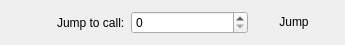
<?xml version="1.0" encoding="UTF-8"?>
<ui version="4.0">
 <class>JumpWidget</class>
 <widget class="QWidget" name="JumpWidget">
  <property name="geometry">
   <rect>
    <x>0</x>
    <y>0</y>
    <width>345</width>
    <height>35</height>
   </rect>
  </property>
  <property name="sizePolicy">
   <sizepolicy hsizetype="Preferred" vsizetype="Fixed">
    <horstretch>0</horstretch>
    <verstretch>0</verstretch>
   </sizepolicy>
  </property>
  <property name="windowTitle">
   <string>Form</string>
  </property>
  <property name="autoFillBackground">
   <bool>false</bool>
  </property>
  <layout class="QVBoxLayout" name="verticalLayout">
   <item>
    <layout class="QHBoxLayout" name="horizontalLayout">
     <item>
      <widget class="QPushButton" name="cancelButton">
       <property name="text">
        <string/>
       </property>
       <property name="icon">
        <iconset resource="../qapitrace.qrc">
         <normaloff>:/resources/dialog-close.png</normaloff>:/resources/dialog-close.png</iconset>
       </property>
       <property name="flat">
        <bool>true</bool>
       </property>
      </widget>
     </item>
     <item>
      <widget class="QLabel" name="label">
       <property name="text">
        <string>Jump to call:</string>
       </property>
      </widget>
     </item>
     <item>
      <widget class="QSpinBox" name="spinBox">
       <property name="sizePolicy">
        <sizepolicy hsizetype="MinimumExpanding" vsizetype="Fixed">
         <horstretch>0</horstretch>
         <verstretch>0</verstretch>
        </sizepolicy>
       </property>
       <property name="maximum">
        <number>9999999</number>
       </property>
      </widget>
     </item>
     <item>
      <widget class="QPushButton" name="jumpButton">
       <property name="text">
        <string>Jump</string>
       </property>
       <property name="flat">
        <bool>true</bool>
       </property>
      </widget>
     </item>
    </layout>
   </item>
  </layout>
 </widget>
 <resources>
  <include location="../qapitrace.qrc"/>
 </resources>
 <connections/>
</ui>
